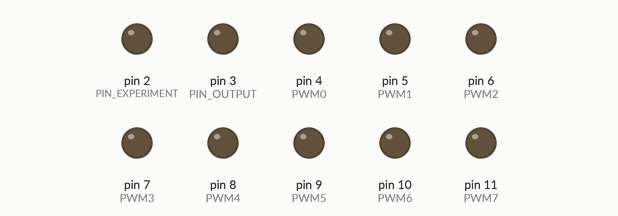
Recording of a sketch running on a simulated Arduino Uno, built with avr-gcc and run on an emulated ATmega328P. Parts: output pins drawn as LEDs (lit = HIGH).

Above: at 0.1 s.
At 10.1 s:
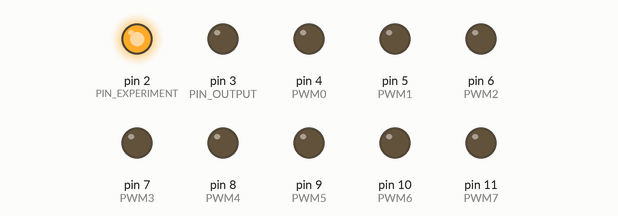
At 14.75 s:
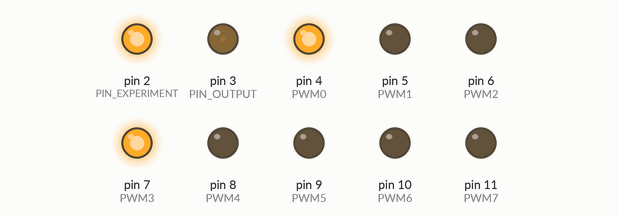
At 19.75 s:
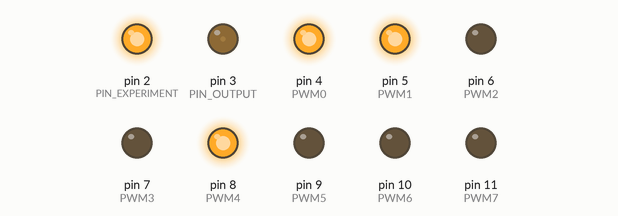
At 29.75 s:
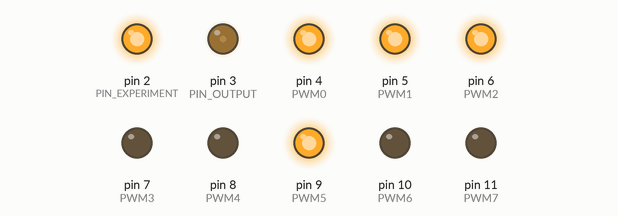
At 39.75 s:
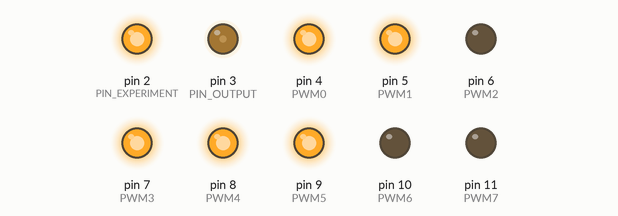
Timing chart, 0 to 40.0 s (numbered marks = the images above):
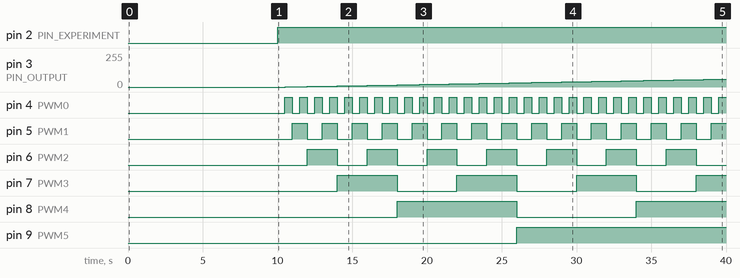

The sketch:

pwm_read_all.ino
```cpp
#define HIGH_FREQUENCY
//#define DEBUG_LOG
#include <Arduino.h>
#define PRINT_PWM

#ifdef PRINT_PWM
#define PWM0 4
#define PWM1 5
#define PWM2 6
#define PWM3 7
#define PWM4 8
#define PWM5 9
#define PWM6 10
#define PWM7 11
#define PWM_MASK_L 0xF0
#define PWM_MASK_H 0x0F
#define PWM_SHIFT 4
byte portd_supp;
#define writePWMData(pwm)                                 \
  portd_supp = PORTD;                                     \
  portd_supp &= ~PWM_MASK_L;                              \
  PORTD = portd_supp | ((pwm << PWM_SHIFT) & PWM_MASK_L); \
  PORTB = PORTB & PWM_MASK_L | ((pwm >> PWM_SHIFT) & PWM_MASK_H);
#endif

#define PIN_OUTPUT 3
#define PIN_EXPERIMENT 2

#ifdef HIGH_FREQUENCY
#define DELAY 500
byte pwm_real;
#else
#define PWM_DELAY_STEP_MS 32 // 8 ms delay step = 8*2^bits ms period
#define PWM_MAX 7
#define PWM_SET 1 // 0 to 7 setpoints
#define LOOP_COUNT 100
#endif
#define INITIAL_DELAY 10000

void setup()
{
#ifdef PRINT_PWM
  pinMode(PWM0, OUTPUT);
  pinMode(PWM1, OUTPUT);
  pinMode(PWM2, OUTPUT);
#ifdef PWM3
  pinMode(PWM3, OUTPUT);
#endif
  pinMode(PWM4, OUTPUT);
  pinMode(PWM5, OUTPUT);
  pinMode(PWM6, OUTPUT);
  pinMode(PWM7, OUTPUT);
#endif
  pinMode(PIN_OUTPUT, OUTPUT);
  pinMode(PIN_EXPERIMENT, OUTPUT);

  delay(INITIAL_DELAY);

#if defined(HIGH_FREQUENCY) // HIGH FREQUENCY EXPERIMENT SECTION
  // TCCR2B = (TCCR2B & 0b11111000) | 0x05; // 245.10 [Hz]

   TCCR2B = (TCCR2B & 0b11111000) | 0x06;   // 122.55 [Hz]
  // TCCR2B = (TCCR2B & 0b11111000) | 0x07; // 30.64 [Hz]
  digitalWrite(PIN_EXPERIMENT, HIGH);
  // for (size_t i = 0, pwm_real = 210; pwm_real < 256; ++i, pwm_real += 3)
  size_t i = 0;
  for (i = 0; i < 255; i++)
  {
    writePWMData(i);
    analogWrite(PIN_OUTPUT, i);
    delay(DELAY);
  }
  writePWMData(i);
  analogWrite(PIN_OUTPUT, i);
  delay(DELAY);
  for (i = 255; i > 0; --i)
  {
    writePWMData(i);
    analogWrite(PIN_OUTPUT, i);
    delay(DELAY);
  }
  writePWMData(i);
  analogWrite(PIN_OUTPUT, i);
  delay(DELAY);
  analogWrite(PIN_OUTPUT, 0);
  digitalWrite(PIN_EXPERIMENT, LOW);

#else // LOW FREQUENCY EXEPERIMENT SECTION

  writePWMData(PWM_SET);

  digitalWrite(PIN_EXPERIMENT, HIGH);
  for (size_t cycle = 0; cycle < LOOP_COUNT; cycle++)
  {

    if (PWM_SET > 0)
      digitalWrite(PIN_OUTPUT, HIGH);
    for (size_t i = 0; i < PWM_MAX; i++)
    {
      if (i == PWM_SET)
      {
        digitalWrite(PIN_OUTPUT, LOW);
      }
      delay(PWM_DELAY_STEP_MS);
    }
    /* code */
  }
  digitalWrite(PIN_EXPERIMENT, LOW);
  digitalWrite(PIN_OUTPUT, LOW);
#endif
}

void loop()
{
#if !defined(HIGH_FREQUENCY)
  // if (PWM_SET > 0)
  //         digitalWrite(PIN_OUTPUT, HIGH);
  //     for (size_t i = 0; i < PWM_MAX; i++)
  //     {
  //         if (i == PWM_SET)
  //         {
  //             digitalWrite(PIN_OUTPUT, LOW);
  //         }
  //         delay(PWM_DELAY_STEP_MS);
  //     }

#else
  // analogWrite(PIN_OUTPUT, PWM_VALUE); // half opened
  // delay(DELAY);
  // analogWrite(PIN_OUTPUT, 0); // half opened
  // delay(DELAY);
#endif // HIGH_FREQUENCY
}
```

Measured:
- by itself, pin 2 (PIN_EXPERIMENT): LOW → HIGH at 10.0 s
- by itself, pin 3 (PIN_OUTPUT): moves from 0/255 to 59/255 over 29.0 s
- by itself, pin 4 (PWM0): LOW → HIGH at 10.5 s, → LOW 0.50 s later, → HIGH 0.50 s later, → LOW 0.50 s later, … (59 changes in this stretch)
- by itself, pin 5 (PWM1): LOW → HIGH at 11.0 s, → LOW 1.0 s later, → HIGH 1.0 s later, → LOW 1.0 s later, … (29 changes in this stretch)
- by itself, pin 6 (PWM2): LOW → HIGH at 12.0 s, → LOW 2.0 s later, → HIGH 2.0 s later, → LOW 2.0 s later, … (14 changes in this stretch)
- by itself, pin 7 (PWM3): LOW → HIGH at 14.0 s, → LOW 4.0 s later, → HIGH 4.0 s later, → LOW 4.0 s later, … (7 changes in this stretch)
- by itself, pin 8 (PWM4): LOW → HIGH at 18.0 s, → LOW 8.0 s later, → HIGH 8.0 s later
- by itself, pin 9 (PWM5): LOW → HIGH at 26.0 s
